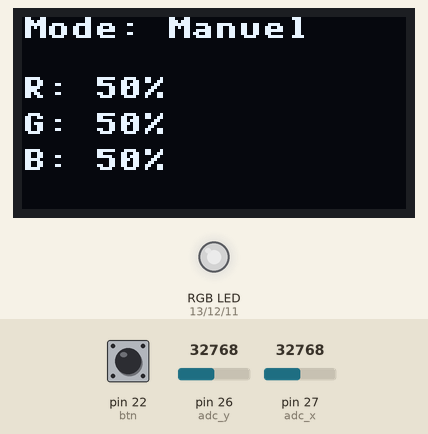
This program was run on a simulated MicroPython board. Parts: 128×64 one-colour display, an RGB LED mixed from three pins (HIGH = lit). The test bench sets the inputs (shaded band); at power-on: pin 22 (btn) HIGH, pin 26 (adc_y) = 32768, pin 27 (adc_x) = 32768 (analog values on the 0–65535 scale). Dim RGB values are drawn brighter than linear; library files of the repository ran but are not shown: ssd1306.py; what the program prints to the serial console is not drawn.

Above: at 1.2 s.
1.3 s: pin 22 (btn) pulled LOW for 0.15 s
At 1.9 s:
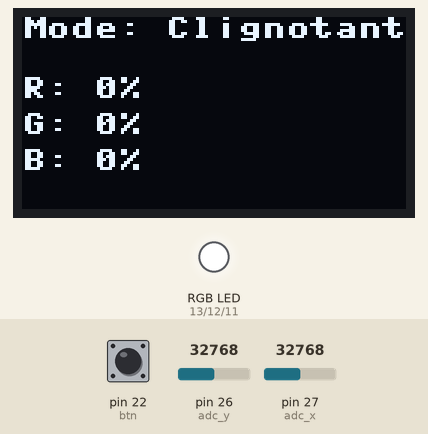
4.0 s: pin 22 (btn) pulled LOW for 1 s
At 4.21 s:
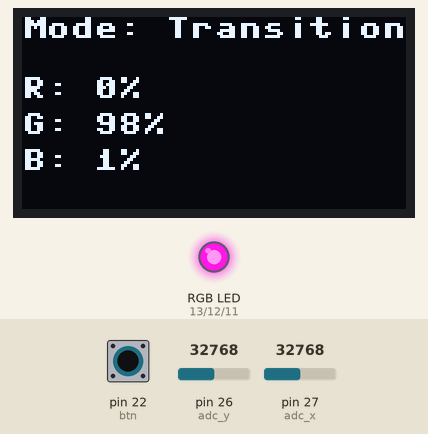
5.6 s: pin 22 (btn) pulled LOW for 3.2 s
At 7.0 s:
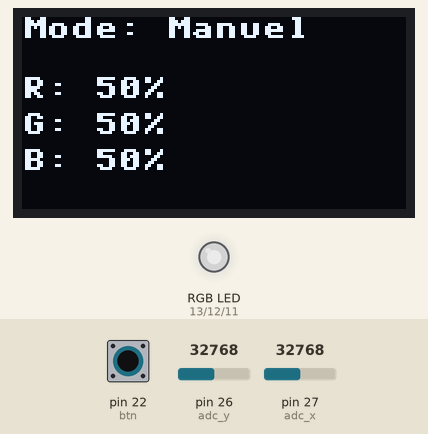
10.3 s: pin 26 (adc_y) set to 19660
At 11.0 s:
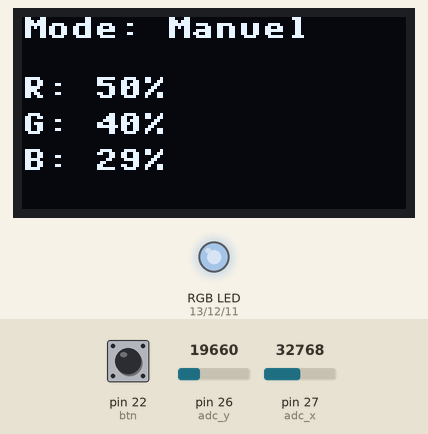
11.8 s: pin 27 (adc_x) set to 45874
At 12.8 s:
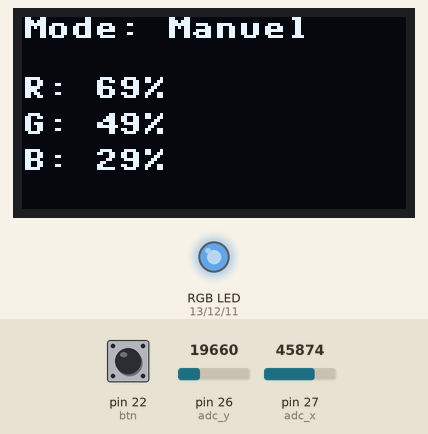
13.3 s: pin 26 (adc_y) set to 7864
At 14.8 s:
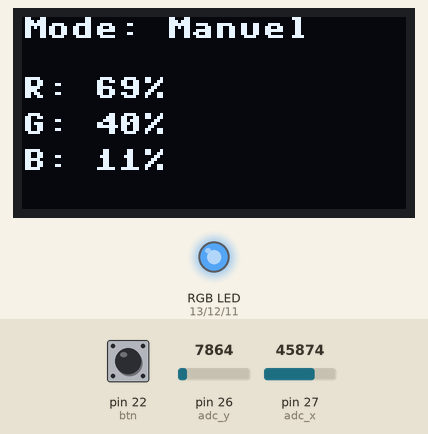
Timing chart, 0 to 15.8 s (numbered marks = the images above; inputs shaded):
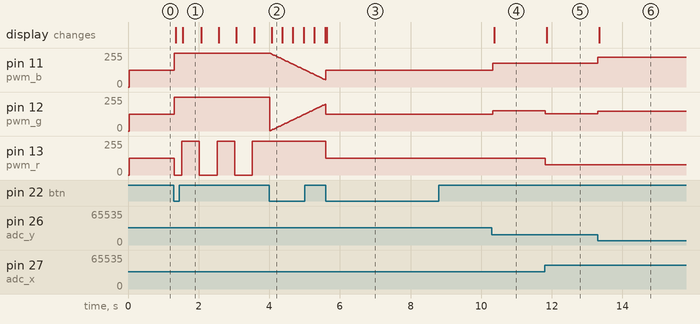

The program:

tp1_complet.py
```python
from machine import Pin, ADC, PWM, I2C, Timer
import time
import ssd1306

PIN_BLUE  = 11
PIN_GREEN = 12
PIN_RED   = 13

PIN_VRX = 27
PIN_VRY = 26
PIN_SW  = 22

OLED_SDA = 0
OLED_SCL = 1


# 1. LED RGB
pwm_r = PWM(Pin(PIN_RED))
pwm_g = PWM(Pin(PIN_GREEN))
pwm_b = PWM(Pin(PIN_BLUE))
pwm_r.freq(1000); pwm_g.freq(1000); pwm_b.freq(1000)

# 2. Joystick
adc_x = ADC(Pin(PIN_VRX))
adc_y = ADC(Pin(PIN_VRY))
btn   = Pin(PIN_SW, Pin.IN, Pin.PULL_UP)

# 3. OLED
oled = None
try:
    i2c = I2C(0, sda=Pin(OLED_SDA), scl=Pin(OLED_SCL), freq=400000)
    oled = ssd1306.SSD1306_I2C(128, 64, i2c)
except:
    print("Erreur OLED")


mode = 0
last_btn_val = 1
last_time = 0


def set_color(r, g, b):
    pwm_r.duty_u16(65535 - r)
    pwm_g.duty_u16(65535 - g)
    pwm_b.duty_u16(65535 - b)


print("TP1 Démarré. Appuyez sur le joystick pour changer de mode.")

while True:
    current_time = time.ticks_ms()

    # GESTION DU BOUTON
    btn_val = btn.value()
    if btn_val == 0 and last_btn_val == 1: # Clic
        if time.ticks_diff(current_time, last_time) > 200: # Anti-rebond
            mode = (mode + 1) % 3
            last_time = current_time
    last_btn_val = btn_val

    # COMPORTEMENT
    r, g, b = 0, 0, 0
    mode_str = ""

    if mode == 0: # MANUEL (Joystick)
        mode_str = "Manuel"
        r = adc_x.read_u16()
        b = adc_y.read_u16()
        g = int((r + b) / 2)
        set_color(r, g, b)

    elif mode == 1:
        mode_str = "Clignotant"
        if (current_time // 500) % 2 == 0:
            set_color(65535, 0, 0)
            r = 65535
        else:
            set_color(0, 0, 0)

    elif mode == 2:
        mode_str = "Transition"
        val = (current_time % 2000)
        intensity = int((val / 2000) * 65535)

        set_color(0, 65535 - intensity, intensity)
        g = 65535 - intensity
        b = intensity

    # AFFICHAGE OLED
    if oled:
        oled.fill(0)
        oled.text(f"Mode: {mode_str}", 0, 0)
        oled.text(f"R: {int(r/655.35)}%", 0, 20)
        oled.text(f"G: {int(g/655.35)}%", 0, 32)
        oled.text(f"B: {int(b/655.35)}%", 0, 44)
        oled.show()
```

Measured:
- after the input at 1.3 s, pin 11 (pwm_b), pin 12 (pwm_g): 127/255 → 255/255 at once; pin 13 (pwm_r): 127/255 → 0/255 at once, then repeats every 1.0 s: 255/255 0.50 s, 0/255 0.50 s; the display: first changes after 0.06 s (image 1 shows a later state)
- after the input at 4.0 s, pin 11 (pwm_b): moves from 255/255 to 54/255 over 1.6 s, starting at once; pin 13 (pwm_r): stops changing and stays 255/255; the display: changes after 0.07 s (image 2)
- after the input at 5.6 s, pin 13 (pwm_r): 255/255 → 127/255 at once; the display: changes at once (image 3)
- after the input at 10.3 s, pin 11 (pwm_b): 127/255 → 179/255 at once; pin 12 (pwm_g): 127/255 → 153/255 at once; the display: changes after 0.07 s (image 4)
- after the input at 11.8 s, pin 12 (pwm_g): 153/255 → 128/255 at once; pin 13 (pwm_r): 127/255 → 77/255 at once; the display: changes after 0.06 s (image 5)
- after the input at 13.3 s, pin 11 (pwm_b): 179/255 → 224/255 at once; pin 12 (pwm_g): 128/255 → 150/255 at once; the display: changes after 0.05 s (image 6)
- what the display in image 1 shows lasts 0.6 s, from 1.5 s to 2.1 s
